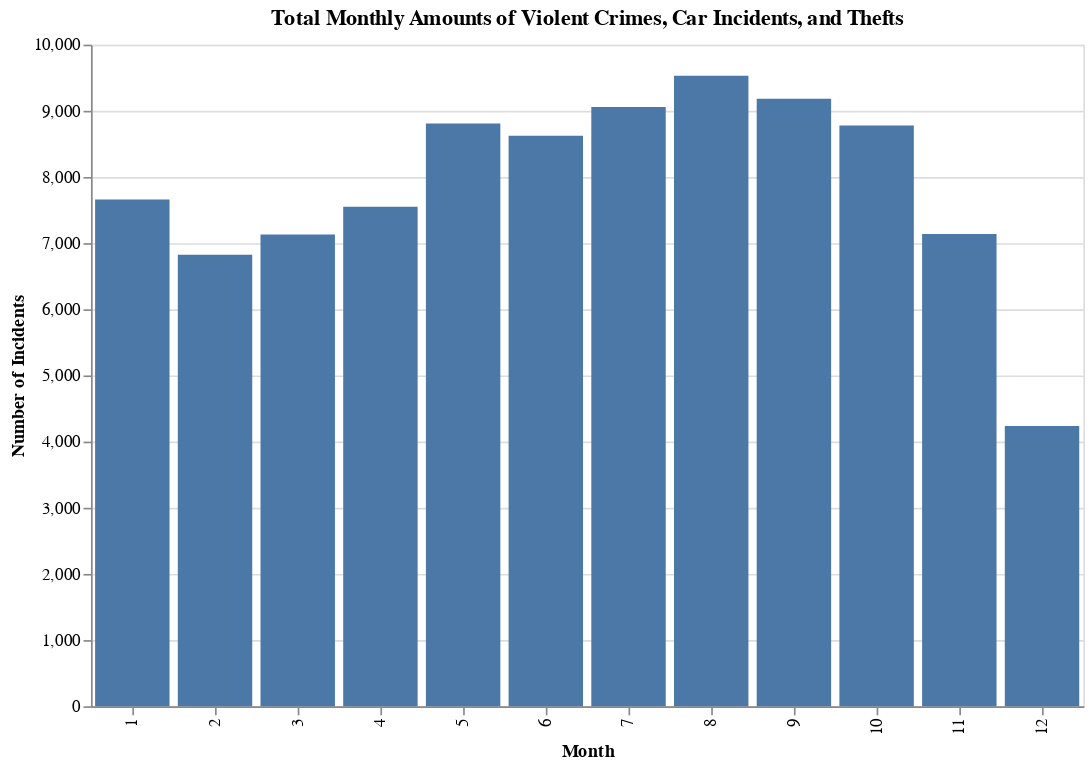

The notebook cell this image was saved under:
### Code cell
# Apply categorization to the offense codes
code_data['Category'] = code_data['NAME'].apply(categorize_offense)

# Merge the refined categories back into the main crime dataset
crime_data = crime_data.merge(
    code_data[['CODE', 'Category']],
    left_on='OFFENSE_CODE',
    right_on='CODE',
    how='left'
)

# Filter the dataset to include only relevant categories
filtered_data = crime_data[crime_data['Category'].isin(['Violent Crime', 'Car Incident', 'Theft'])]

# Display the counts of each category for verification
print(filtered_data['Category'].value_counts())


# Convert OCCURRED_ON_DATE to datetime for proper handling
filtered_data['OCCURRED_ON_DATE'] = pd.to_datetime(filtered_data['OCCURRED_ON_DATE'])

# 1. Total of Selected Crimes per Month
monthly_crimes = (
    filtered_data
    .groupby('MONTH')
    .size()
    .reset_index(name='Count')
)

chart_monthly = alt.Chart(monthly_crimes).mark_bar().encode(
    x=alt.X('MONTH:O', title='Month', sort='ascending'),
    y=alt.Y('Count:Q', title='Number of Incidents'),
    tooltip=['MONTH', 'Count']
).properties(
    title='Total Monthly Amounts of Violent Crimes, Car Incidents, and Thefts ',
    width=600,
    height=400
)
chart_monthly

### Figure 1 — Vega specification as saved in the notebook (floating-point values rounded to 4 significant figures)
{"$schema": "https://vega.github.io/schema/vega/v5.json", "data": [{"name": "source_0", "values": [{"Count": 7658, "Count_end": 7658.0, "Count_start": 0.0, "MONTH": 1}, {"Count": 6823, "Count_end": 6823.0, "Count_start": 0.0, "MONTH": 2}, {"Count": 7129, "Count_end": 7129.0, "Count_start": 0.0, "MONTH": 3}, {"Count": 7551, "Count_end": 7551.0, "Count_start": 0.0, "MONTH": 4}, {"Count": 8808, "Count_end": 8808.0, "Count_start": 0.0, "MONTH": 5}, {"Count": 8623, "Count_end": 8623.0, "Count_start": 0.0, "MONTH": 6}, {"Count": 9058, "Count_end": 9058.0, "Count_start": 0.0, "MONTH": 7}, {"Count": 9529, "Count_end": 9529.0, "Count_start": 0.0, "MONTH": 8}, {"Count": 9183, "Count_end": 9183.0, "Count_start": 0.0, "MONTH": 9}, {"Count": 8779, "Count_end": 8779.0, "Count_start": 0.0, "MONTH": 10}, {"Count": 7140, "Count_end": 7140.0, "Count_start": 0.0, "MONTH": 11}, {"Count": 4235, "Count_end": 4235.0, "Count_start": 0.0, "MONTH": 12}]}, {"name": "source_0_x_domain_MONTH", "values": [{"MONTH": 1}, {"MONTH": 2}, {"MONTH": 3}, {"MONTH": 4}, {"MONTH": 5}, {"MONTH": 6}, {"MONTH": 7}, {"MONTH": 8}, {"MONTH": 9}, {"MONTH": 10}, {"MONTH": 11}, {"MONTH": 12}]}], "marks": [{"type": "rect", "name": "marks", "from": {"data": "source_0"}, "encode": {"update": {"y2": {"field": "Count_start", "scale": "y"}, "x": {"field": "MONTH", "scale": "x"}, "y": {"field": "Count_end", "scale": "y"}, "fill": {"value": "#4c78a8"}, "tooltip": {"signal": "{\"MONTH\": format(datum[\"MONTH\"], \"\"), \"Count\": format(datum[\"Count\"], \"\")}"}, "width": {"signal": "max(0.25, bandwidth('x'))"}}}, "style": ["bar"]}], "scales": [{"name": "x", "type": "band", "domain": {"data": "source_0_x_domain_MONTH", "field": "MONTH", "sort": true}, "range": [0, {"signal": "width"}], "paddingInner": 0.1, "paddingOuter": 0.05}, {"name": "y", "type": "linear", "domain": {"data": "source_0", "fields": ["Count_start", "Count_end"]}, "range": [{"signal": "height"}, 0], "nice": true, "zero": true}], "axes": [{"scale": "y", "aria": false, "gridScale": "x", "maxExtent": 0, "orient": "left", "minExtent": 0, "zindex": 0, "domain": false, "grid": true, "tickCount": {"signal": "ceil(height/40)"}, "ticks": false, "labels": false}, {"scale": "x", "grid": false, "orient": "bottom", "labelBaseline": "middle", "labelAngle": 270, "zindex": 0, "labelAlign": "right", "title": "Month"}, {"scale": "y", "labelOverlap": true, "orient": "left", "zindex": 0, "title": "Number of Incidents", "grid": false, "tickCount": {"signal": "ceil(height/40)"}}], "title": {"text": "Total Monthly Amounts of Violent Crimes, Car Incidents, and Thefts ", "frame": "group"}, "style": "cell", "padding": 5, "background": "white", "width": 600, "height": 400}
